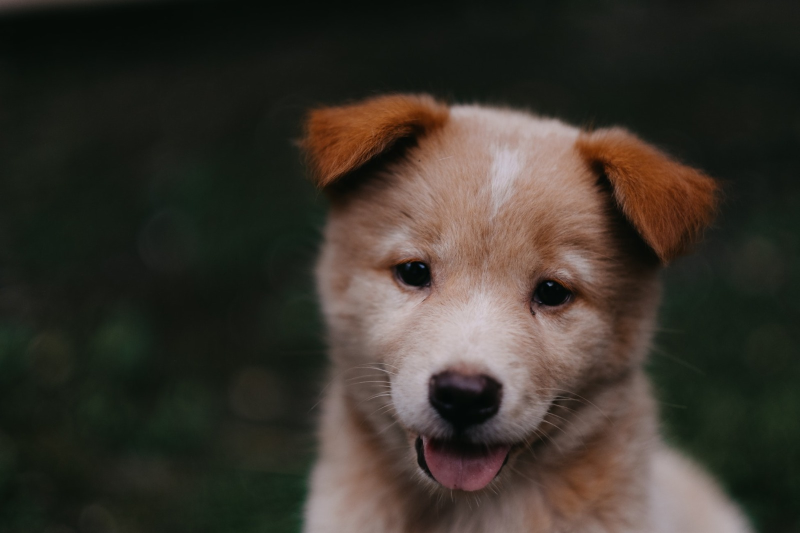
#> input picture experimental/puppy.jpg, 1600 x 1066 px (shown at 1/2 size)
$ jupyter execute --allow-errors 2_blendingPasting.ipynb
#> lines starting #> are read from the running program, lines starting #| are printed output that depends on the picture; after the words box and inside, x2 and y2 are one past the last pixel; in counts of white or black regions, pixels touching at a corner belong together
## Image processing Blending and Pasting

##### In this section we will discuss blending and pasting techniques that are often used to blend images together and pasting images on top of each other with help of OpenCV.
---

[cell 1]
# import the library

import numpy as np
import matplotlib.pyplot as plt
import cv2

[cell 2]
# import the image

img1 = cv2.imread("puppy.jpg")
#> img1 is the input picture: shape (1066, 1600, 3); mean B, G, R 43.8, 51.8, 57.3
img2 = cv2.imread("not_copy.png")
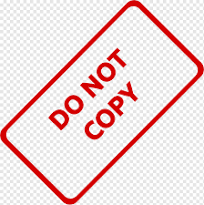
#> input picture experimental/not_copy.png, 204 x 205 px
#> img2 is the input picture: shape (205, 204, 3); mean B, G, R 218.3, 218.3, 239.1

## converting to RGB format

img1 = cv2.cvtColor(img1, cv2.COLOR_BGR2RGB)
img2 = cv2.cvtColor(img2, cv2.COLOR_BGR2RGB)

# show image to seethe results

plt.imshow(img1)

[cell 3]
# show the second image

plt.imshow(img2)

#### Now we are going to reseize the image

[cell 4]
# resize the image using resize function
img1 = cv2.resize(img1,(1200,1200))
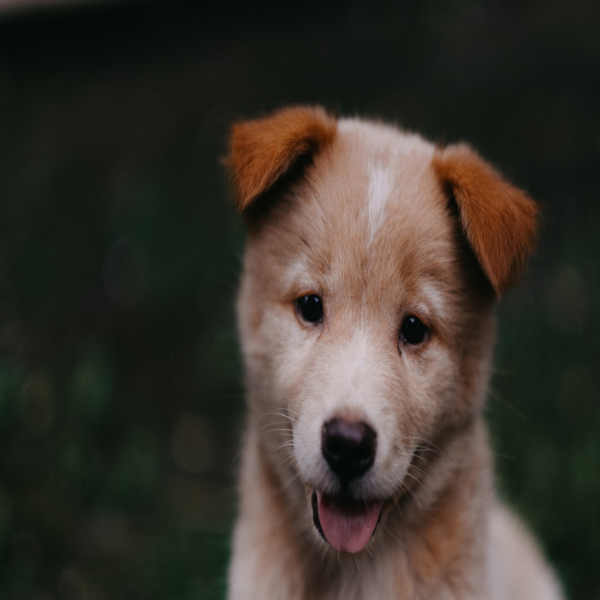
#> img1: shape (1200, 1200, 3) (shown at 1/2 size); mean R, G, B 57.2, 51.8, 43.7
img2 = cv2.resize(img2,(1200,1200))
#> img2: shape (1200, 1200, 3)

#both image some intensity in blenifing
alpha = 0.5
beta = 0.5

blended = cv2.addWeighted(img1, alpha, img2, beta, gamma=0)
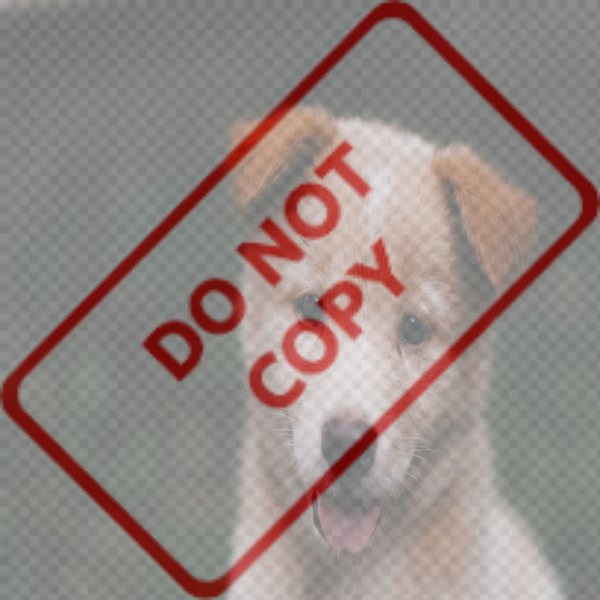
#> blended: shape (1200, 1200, 3) (shown at 1/2 size); mean R, G, B 148.1, 134.9, 130.9
plt.imshow(blended)

[cell 5]
# give the gap
alpha = 2
beta= 0.5

blended = cv2.addWeighted(img1, alpha, img2, beta, gamma=0)
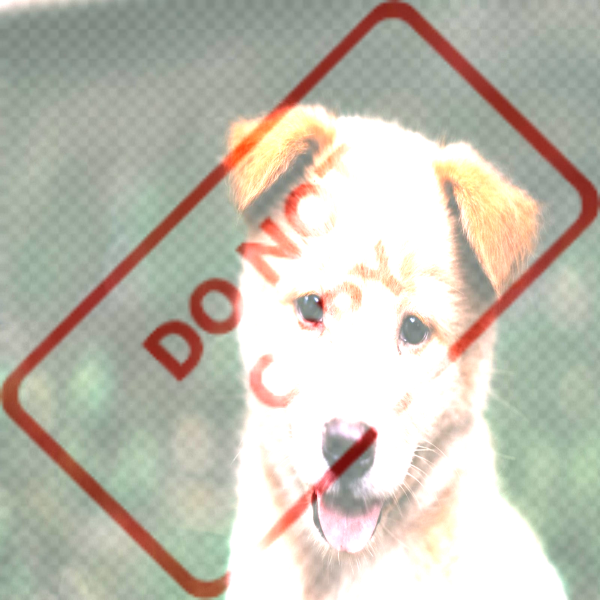
#> blended: shape (1200, 1200, 3) (shown at 1/2 size); mean R, G, B 193.9, 190.5, 177.7
plt.imshow(blended)

#### Ok, now we are going to use resize function to blend two images together

[cell 6]
large_img = img1
small_img = img2

x_offset = 0
y_offset = 0

x_end = x_offset + small_img.shape[1] # offset and lenght of image in smaller image
#> x_end = 1200
y_end = y_offset + small_img.shape[0]
#> y_end = 1200

large_img [y_offset: y_end, x_offset: x_end] = small_img

plt.imshow(large_img)

[cell 7]
# overlay smaller image over larger image

img1 = cv2.imread('puppy.jpg')
img2 = cv2.imread('not_copy.png')

img1 = cv2.cvtColor(img1, cv2.COLOR_BGR2RGB)
img2 = cv2.cvtColor(img2, cv2.COLOR_BGR2RGB)

# resize second image to make it smaller
img2 = cv2.resize(img2,(600,600))
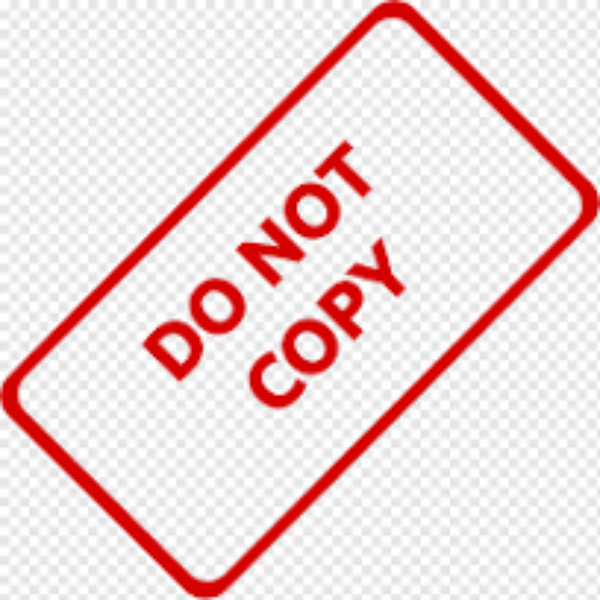
#> img2: shape (600, 600, 3); mean R, G, B 239, 218.1, 218.1

[cell 8]
# creating a region of interest - to choose where to mask smaller image on smaller image

img1.shape
#> Out = (1066, 1600, 3)

[cell 9]
x_offset = img1.shape[1]-img2.shape[1]
#> x_offset = 1000
y_offset = img1.shape[0]-img2.shape[0]
#> y_offset = 466

rows,cols,channels = img2.shape
#> rows = 600; cols = 600; channels = 3

[cell 10]
roi = img1[y_offset:img1.shape[0],x_offset:img1.shape[0]]
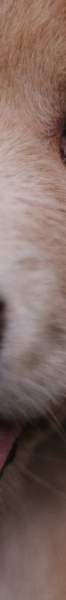
#> roi: shape (600, 66, 3); mean R, G, B 128.5, 106.1, 98.6
plt.imshow(roi)

[cell 11]
img2gray = cv2.cvtColor(img2, cv2.COLOR_RGB2GRAY)
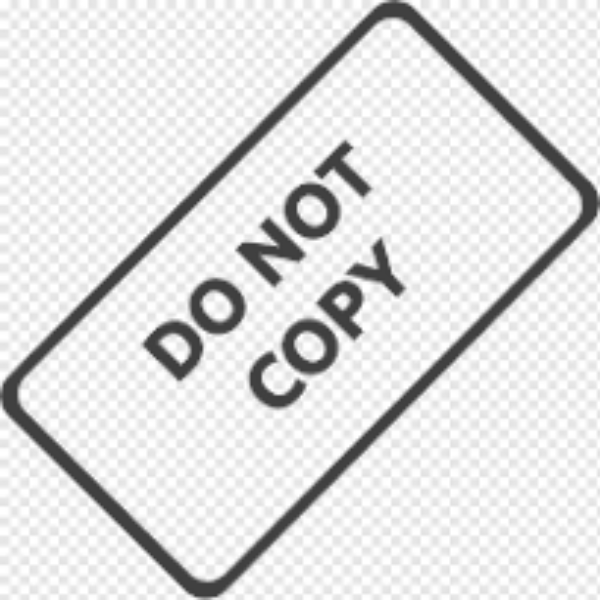
#> img2gray: shape (600, 600); min 63, max 255, mean 224.4
plt.imshow(img2gray)

[cell 12]
mask_inv = cv2.bitwise_not(img2gray)
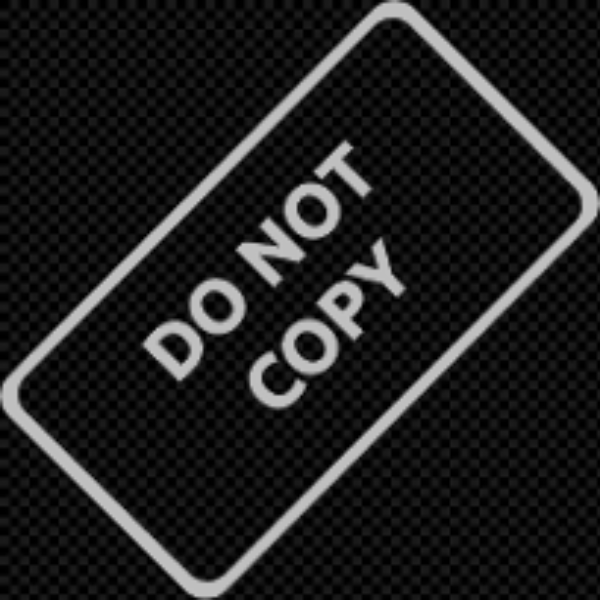
#> mask_inv: shape (600, 600); min 0, max 192, mean 30.6
plt.imshow(mask_inv, cmap='gray')

[cell 13]
mask_inv.shape
#> Out = (600, 600)

[cell 14]
white_background = np.full(img2.shape, 255, dtype=np.uint8)
white_background.shape
#> Out = (600, 600, 3)

[cell 15]
bk = cv2.bitwise_or(white_background, white_background, mask=mask_inv)
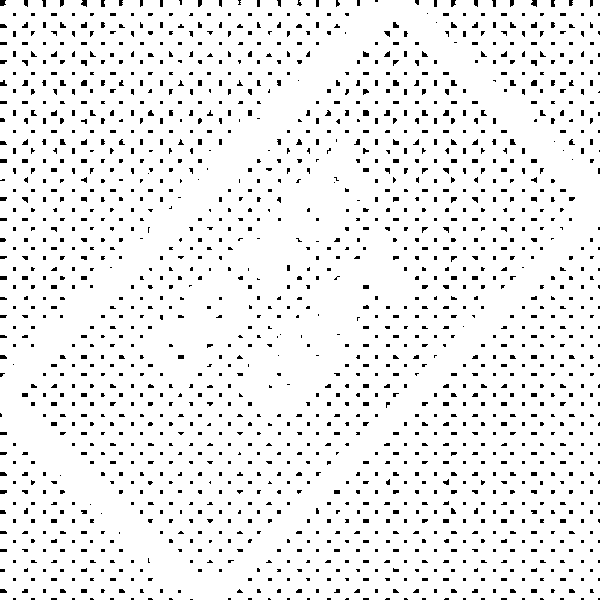
#> bk: shape (600, 600, 3); 93.6% white; 1657 black regions (1436 under 20 px), largest, box (x1, y1, x2, y2) and area: (363, 110, 369, 116) 35, (81, 80, 87, 86) 33, (531, 80, 537, 86) 33
#> white_background: shape (600, 600, 3); every value is 255
plt.imshow(bk)

[cell 16]
foreground = cv2.bitwise_or(img2, img2, mask=mask_inv)
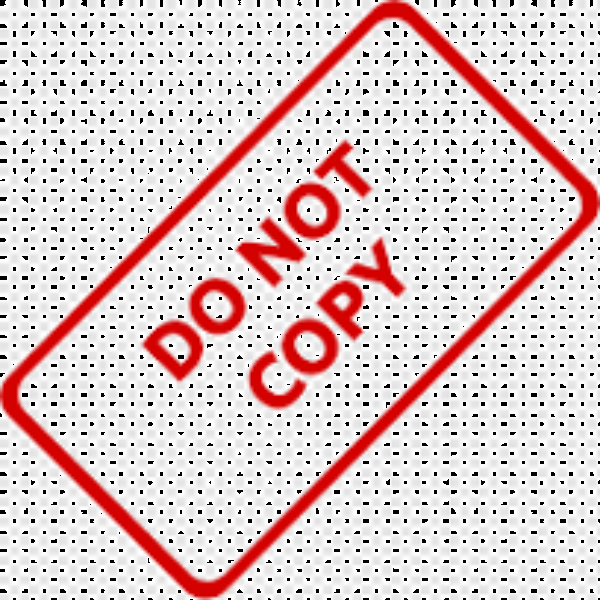
#> foreground: shape (600, 600, 3); mean R, G, B 222.7, 201.9, 201.9
plt.imshow(foreground)
